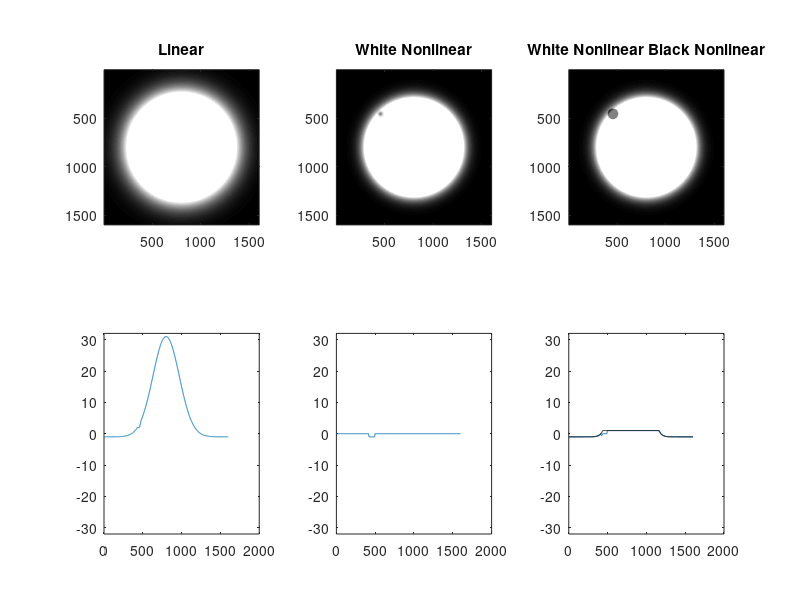

MATLAB code for this plot:
%
% 10-9-2013 note save 'sta2' as model V1 cell RF
%
% source: http://www.icn.ucl.ac.uk/courses/MATLAB-Tutorials/Elliot_Freeman/html/gabor_tutorial.html
%close all
clear all

pix_per_deg=18/8; %/8 for Hartley8
s1=linspace(0,2*pi,100);

%%
%============================================
% white Gauss
imSize = 1600;    % image size: n X n
lamda = imSize*2*2;     % wavelength (number of pixels per cycle)
theta = 0;    % grating orientation
sigma = 0.15;    % gaussian standard deviation in pixels
phase = 0.25;    % phase (0 -> 1)
trim = .05;    % trim off gaussian values smaller than this

%%
%=======make linear ramp
X = 1:imSize;             % X is a vector from 1 to imageSize
X0 = (X / imSize) - .5;    % rescale X -> -.5 to .5

%%
%=============Now make a 2D grating
% Start with a 2D ramp use meshgrid to make 2 matrices with ramp values across columns (Xm) or across rows (Ym) respectively

[Xm Ym] = meshgrid(X0, X0);             % 2D matrices
% imagesc( [ Xm Ym ] );                   % display Xm and Ym
% colorbar; axis on                      % add colour bar to see values

%%
%=============Make 2D gaussian blob
s = sigma;                     % gaussian width as fraction of imageSize
gaussW = exp( -(((Xm.^2)+(Ym.^2)) ./ (2* s^2)) ); % formula for 2D gaussian
%figure(1);imagesc( gaussW, [-1 1] ); colormap(gray)                       % display
%axis on; axis image;     % use gray colormap

%%
%NONLINEARITY gaussW
nW = 2.2;
L50W = 0.1;
gaussWNL= (gaussW.^nW)./(L50W+gaussW.^nW);

%%
% ==========================================
% black Gauss
% imSize = 48;    % image size: n X n
% lamda = 96*2;     % wavelength (number of pixels per cycle)
% theta = 0;    % grating orientation
sigma = 0.01;    % gaussian standard deviation in pixels
phase = 0.75;    % phase (0 -> 1)
trim = .05;    % trim off gaussian values smaller than this
x_pos=round(imSize*.285); % centr pos =24,24
y_pos=round(imSize*.285);
%%
%=======make linear ramp
X = 1:imSize;             % X is a vector from 1 to imageSize
XB = (X / imSize) - .5;    % rescale X -> -.5 to .5
YB= (X / imSize) - .5; 
XB=circshift(XB,[0 x_pos-imSize/2]);
YB=circshift(YB,[0 y_pos-imSize/2]);
%%
%=============Now make a 2D grating
% Start with a 2D ramp use meshgrid to make 2 matrices with ramp values across columns (Xm) or across rows (Ym) respectively

[Xm Ym] = meshgrid(XB, YB);             % 2D matrices
% imagesc( [ Xm Ym ] );   
% imagesc( [ Xm ] );% display Xm and Ym
% colorbar; axis on                      % add colour bar to see values

%%
%=============Make 2D gaussian blob
s = sigma;                     % gaussian width as fraction of imageSize
gaussB = -exp( -(((Xm.^2)+(Ym.^2)) ./ (2* s^2)) ); % formula for 2D gaussian
ind=find(gaussB>-.0011);
gaussB(ind)=0;
ind=find(gaussB~=0);
gaussB=gaussB*1;
% gaussB(ind)=gaussB(ind)*-1;
%figure(2);imagesc( gaussB, [-1 1] ); colormap(gray)                       % display
%axis on; axis image;     % use gray colormap

%%
%NONLINEARITY gaussB
nB = 1;
L50B = 0.1;
gaussBNL=gaussB.*-1;
gaussBNL= (gaussBNL.^nB)./(L50B+gaussBNL.^nB);
gaussBNL= gaussBNL.*-15;

%%
amp = 32;
%gaussW=gaussW*2;
gaussW=(gaussW*amp)-1;
%gaussWNL=gaussWNL*2;
gaussWNL=(gaussWNL*amp)-1;
% gaussW=gaussW*3;
gaussWB=gaussW+gaussB;
gaussWNL(gaussWNL>1)=1;
gaussBNL(gaussBNL<-1)=-1;
gaussWNLB = gaussWNL + gaussB;
%gaussWNL(gaussWNL>1)=1; COMMENT TO SHOW BLUR
gaussWNLBNL = gaussWNL + gaussBNL;
limx = [imSize*3/8,imSize*5/8];
limy = [1,imSize/4];
figure(4);clf;subplot(2,3,1);imagesc( gaussWB, [-1 1] ); colormap(gray); axis on; axis image; title('Linear');
subplot(2,3,2);imagesc( gaussWNLB, [-1 1] ); colormap(gray); axis on; axis image; title('White Nonlinear'); 
subplot(2,3,3);imagesc( gaussWNLBNL, [-1 1] ); colormap(gray); axis on; axis image; title('White Nonlinear Black Nonlinear'); %xlim(limx);ylim(limy);     
% use gray colormap


curve1 = diag(gaussWB);
curve2 = diag(gaussWNLB);
curve3 = diag(gaussWNLBNL);
subplot(2,3,4);plot(curve1);ylim([-amp amp]);
subplot(2,3,5);plot(diag(gaussBNL));ylim([-amp amp]);
subplot(2,3,6);plot(curve3);hold on; plot(diag(gaussWNL),'k');hold off;ylim([-amp amp]);
